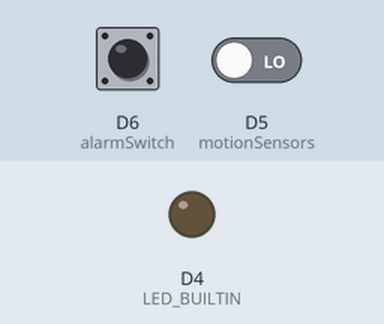
Recording of a program running on a simulated ESP8266 (NodeMCU). Shown: output pins drawn as LEDs (lit = HIGH, except the on-board LED, lit = LOW). Dashed ring = blinking. The test bench sets the inputs (shaded band); at power-on: D5 (motionSensors) LOW, D6 (alarmSwitch) HIGH. What the program prints to the serial monitor is not drawn.

Above: at 1.5 s.
1.6 s: D5 (motionSensors) driven HIGH
At 4.5 s:
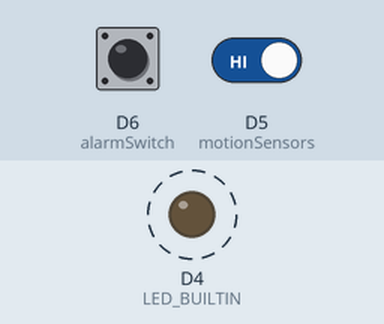
4.6 s: D6 (alarmSwitch) pulled LOW for 0.15 s
At 5.6 s:
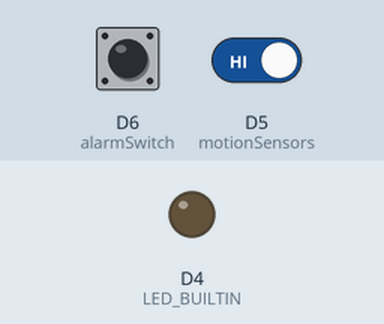
Timing chart, 0 to 7.6 s (numbered marks = the images above; inputs shaded):
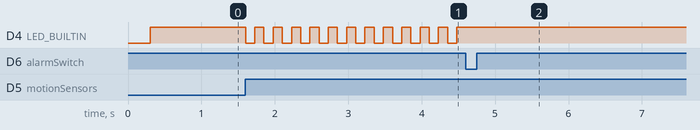

Measured:
- after the input at 1.6 s, D4 (LED_BUILTIN): alternates HIGH for 0.13 s and LOW for 0.13 s, starting at once
- after the input at 4.6 s, D4 (LED_BUILTIN): stops changing and stays HIGH

The program:

main.cpp
```cpp
// COMP-10184 – Mohawk College
// ALARM SYSTEM
//
// This program would represent an alarm system
// when Motion is detected and a 10s countdown starts.
// The user has 10 seconds to press the alarmSwitch before the alarm activates.
// If the alarmSwitch is not pressed within 10 seconds, the alarm will activate.
// If the user presses the alarmSwitch with 10 seconds, the alarm is de-activated.
// and if deactivated user has to press alarmSwitch again to activate it

// @Author  ADEBOWALE ATOFARATI
// @Id      000789108
//
// I created this work and I have not shared it with anyone else.


#include <Arduino.h>
// digital input pin definitions
#define motionSensors D5
#define alarmSwitch D6
//delay in milliseconds
#define blinkDelay 125
#define breakDelay 1000
#define StartDelay 300


// *************************************************************
void setup()
{
  // configure the USB serial monitor
  Serial.begin(115200);
  // configure the LED output
  pinMode(LED_BUILTIN, OUTPUT);
  // PIR motionSensors is an INPUT
  pinMode(motionSensors, INPUT);
  // alarmSwitch is an INPUT
  pinMode(alarmSwitch, INPUT_PULLUP);
  Serial.println("ALARM LOADING");

  delay(StartDelay);
  digitalWrite(LED_BUILTIN, HIGH);

}
// *************************************************************
// To get and set alarm state
//
// @param bool a
// return bool alarmState
//
class AlarmState{
  public:
    void set(bool a){
      alarmState= a;
    }
    bool get(){
      return alarmState;
    }

  private:
  bool alarmState;

};
// To get and set motion state
//
// @param bool a
// return bool motion
//
class MotionState{
  public:
    void set(bool a){
      motion= a;
    }
    bool get(){
      return motion;
    }

  private:
  bool motion;

};


// to check if the Alarm Switch was Pressed
//
// @param none
// return int
//
int ialarmSwitchPressed(){
  int x;
  x= 0;
  Serial.println(digitalRead(alarmSwitch));
  if (digitalRead(alarmSwitch) == 0)
  {
  x = 1;
  }

  return x;
}

// To make the light blink
//
// @param none
// return none
//
void blinkLights(){
        digitalWrite(LED_BUILTIN, LOW);
        delay(blinkDelay);
        digitalWrite(LED_BUILTIN, HIGH);
        delay(blinkDelay);
}
// *************************************************************

void loop()
{
// bool sensorStatusON ;
//  read PIR sensor (true = Motion detected!). As long as there
//  is motion, this signal will be true. About 2.5 seconds after
//  motion stops, the PIR signal will become false.
// sensorStatusON  = digitalRead(sensor);

// DEBUG SENSOR

// send the PIR signal directly to the LED
// but invert it because true = LED off!

// digitalWrite(LED_BUILTIN, !sensorStatusON );
// delay(10000);

  AlarmState Alarm;
  MotionState motion;

  Serial.println("The ALARM IS SWITCHED ON, WAITING FOR MOTION");

  motion.set(false);
  Alarm.set(true);

  // if motion is detected
  if (digitalRead(motionSensors) == HIGH)
  {
    motion.set(true);
    Alarm.set(true);
  }

  if (motion.get() == true)
  {

    for (int x = 0; x < 40; x++)
    {
      Serial.println("LIGHT IS BLINKING");

      if (ialarmSwitchPressed() != 1)
      {
        blinkLights();

      }
      else
      {
        Alarm.set(false);
        Serial.println("THE ALARM SWITCH IS PRESSED");
        delay(breakDelay);
        break;
      }
    }
  }
  else
  {
   Alarm.set(true);
   motion.set(false);
  }


  // loop until alarm is switched back on
   while( Alarm.get()  ==  false){
    Serial.println("The ALARM IS SWITCHED OFF");
    if (ialarmSwitchPressed() == 1)
      {

       Alarm.set(true);
        break;
        }
        continue;
   }

}
```
